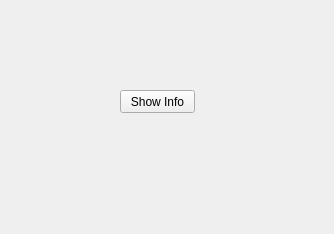
<?xml version="1.0" encoding="UTF-8"?>
<ui version="4.0">
 <class>Widget</class>
 <widget class="QWidget" name="Widget">
  <property name="geometry">
   <rect>
    <x>0</x>
    <y>0</y>
    <width>334</width>
    <height>234</height>
   </rect>
  </property>
  <property name="windowTitle">
   <string>Widget</string>
  </property>
  <widget class="QPushButton" name="pushButton">
   <property name="geometry">
    <rect>
     <x>120</x>
     <y>90</y>
     <width>75</width>
     <height>23</height>
    </rect>
   </property>
   <property name="text">
    <string>Show Info</string>
   </property>
  </widget>
 </widget>
 <resources/>
 <connections/>
</ui>
